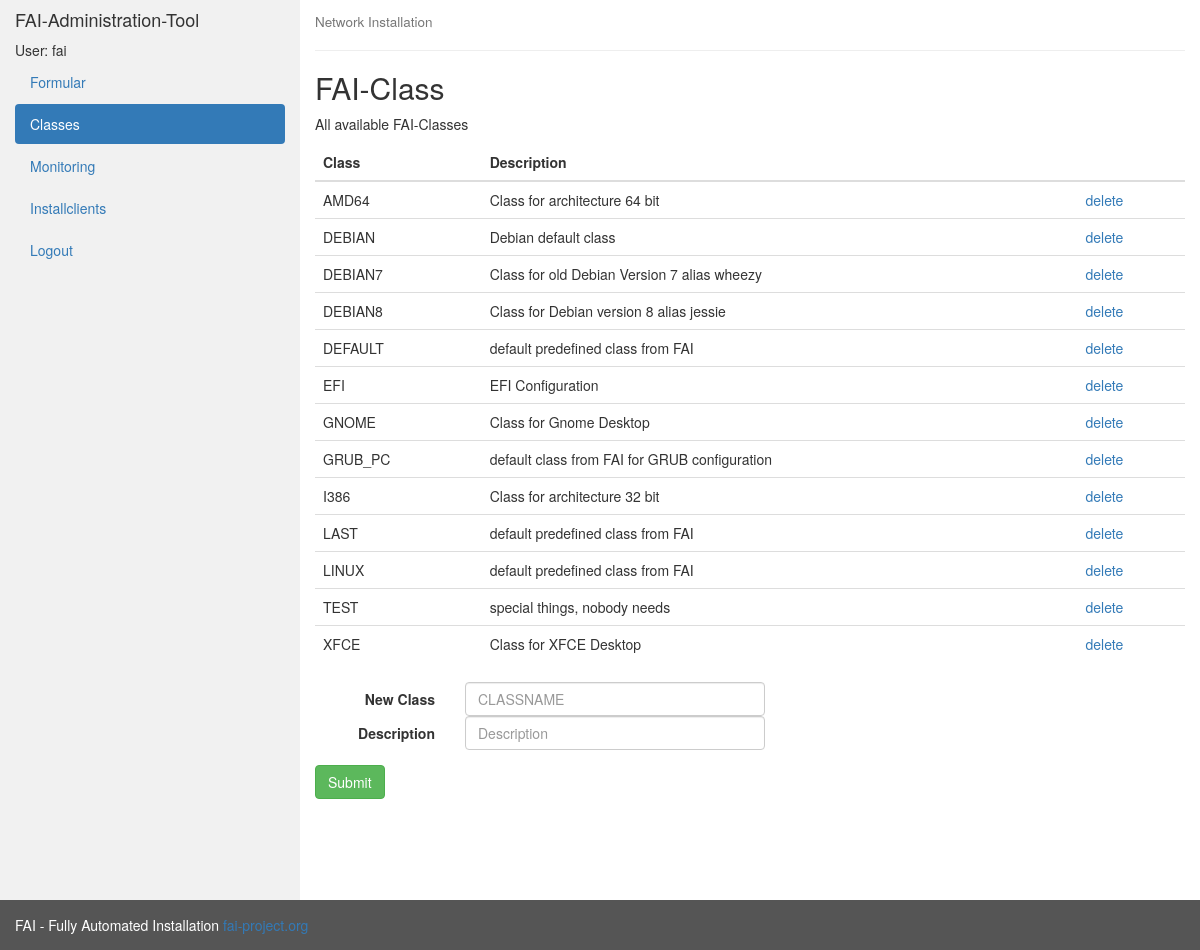
/frontend/mvc_index.php?action=showClass (signed in), run on the app's committed database.
### tables this page shows
CREATE TABLE `classes` (
  `class` varchar(50) NOT NULL DEFAULT '',
  `Description` varchar(200) NOT NULL,
  `pk_id` int(10) unsigned NOT NULL AUTO_INCREMENT,
  PRIMARY KEY (`pk_id`),
  UNIQUE KEY `class` (`class`)
);

### frontend/model.php (called while the page is built, shortened)
<?php
class Model{
   private $db;
   public function __construct(){
	$this->db = new mysqli(DBHOST, DBUSER, DBPASSWORD);
	$this->db->select_db(DB);
   }
   public function getClass(){
	$classes = array();
        $result = $this->db->query("SELECT class,description FROM classes ORDER BY class;");
        while($row = $result->fetch_assoc()) $classes[] = $row;
        return $classes;
   }
}
?>

### frontend/controller.php (called while the page is built, shortened)
<?php
class Controller{
   private $output = '';
   public function __construct($request){
        if(empty($request['action'])) $this->action = 'default';
        else $this->action = $request['action'] ;
   }
   public function display(){
	$view = new View();
        $model = new Model();
        switch($this->action){
		case 'showClass':
		   $classes = $model->getClass();
		   $this->output=$view->displayClass($classes);
		break;
        }
	return $this->output;
   }
}
?>

### frontend/view.php (called while the page is built, shortened)
<?php
class View{
   public function displayClass($classes) {
      	include 'viewClass.php';
      	$output = ob_get_contents();
      	return $output;
   }
}
?>

### frontend/viewClass.php (the view, shortened to what this page needs)
<?php require_once 'header.php';?>
</head>
<body>
<div class="container-fluid">
 <div class="row content">
  <div class="col-sm-3 sidenav">
   <h4>FAI-Administration-Tool</h4>
   <ul class="nav nav-pills nav-stacked">
    <li>User: <?php echo $_SESSION['USER']; ?></li>
    <li><a href="mvc_index.php?action=default" >Formular</a></li>
    <li class="active"><a href="mvc_index.php?action=showClass" >Classes</a></li>
    <li><a href="mvc_index.php?action=monitor">Monitoring</a></li>
    <li><a href="mvc_index.php?action=showInstClients">Installclients</a></li>
    <li><a href="logout.php">Logout</a></li>
   </ul><br>
  </div>
  <div class="col-sm-9">
   <h4><small>Network Installation</small></h4>
   <hr>
   <h2>FAI-Class</h2>
   <p>All available FAI-Classes</p>
   <table class="table table-hover">
    <thead>
     <tr>
      <th>Class</th>
      <th>Description</th>
      <th></th>
     </tr>
    </thead>
    <tbody >
<?php
foreach($classes as $value){
   echo "<tr>";
   foreach($value as $item) echo "<td>" . $item . "</td>";
   $class=$value["class"];
   echo "<td><a href=\"mvc_index.php?action=removeClass&class=$class\">delete</a></td>";
   echo "</tr>";
}
?>
    </tbody>
   </table>
   <form class="form-horizontal" role="form" name="formularAddClass" method="post" action="mvc_index.php?action=insertClass" onsubmit="return errorMessageClass();">
    <div class="form-group">
     <label class="col-sm-2 control-label">New Class</label>
     <div class="col-sm-10">
      <input style="max-width: 300px;" name="faiclass" class="form-control" id="focusedInput" type="text" placeholder="CLASSNAME">
     </div>
     <label class="col-sm-2 control-label">Description</label>
     <div class="col-sm-10">
      <input style="max-width: 300px;" name="description" class="form-control" id="focusedInput" type="text" placeholder="Description">
     </div>
    </div>
    <button type="submit" class="btn btn-success"  onclick="document.formularAddClass.faiclass.value=document.formularAddClass.faiclass.value.toUpperCase();">Submit</button>
   </form>
  </div>
 </div>
</div>
<?php require_once 'footer.php';?>

### frontend/mvc_index.php
<?php
include('controller.php');
include('model.php');
include('view.php');
$request = array_merge($_GET, $_POST);
$controller = new Controller($request);
echo $controller->display();
?>

### frontend/header.php (shortened to what this page needs)
<!DOCTYPE html>
<html lang="en">
 <head>
  <link rel="stylesheet" href="https://maxcdn.bootstrapcdn.com/bootstrap/3.3.7/css/bootstrap.min.css">

### frontend/footer.php
  <footer class="container-fluid">
	FAI - Fully Automated Installation <a href="http://fai-project.org/"> fai-project.org </a>
  </footer>
 </body>
</html>

### frontend/header.php (style rules this page uses)
.row.content { height: 900px }
.sidenav { background-color: #f1f1f1; height: 100%; }
footer { background-color: #555; color: white; padding: 15px; }

### data on the page
classes: class "AMD64", Description "Class for architecture 64 bit"
classes: class "DEBIAN", Description "Debian default class"
classes: class "DEBIAN7", Description "Class for old Debian Version 7 alias wheezy"
classes: class "DEBIAN8", Description "Class for Debian version 8 alias jessie"
classes: class "DEFAULT", Description "default predefined class from FAI"
classes: class "EFI", Description "EFI Configuration"
classes: class "GNOME", Description "Class for Gnome Desktop"
classes: class "GRUB_PC", Description "default class from FAI for GRUB configuration"
classes: class "I386", Description "Class for architecture 32 bit"
classes: class "LAST", Description "default predefined class from FAI"
classes: class "LINUX", Description "default predefined class from FAI"
classes: class "TEST", Description "special things, nobody needs"
classes: class "XFCE", Description "Class for XFCE Desktop"

### other printed values
$_SESSION['USER'] "fai"
